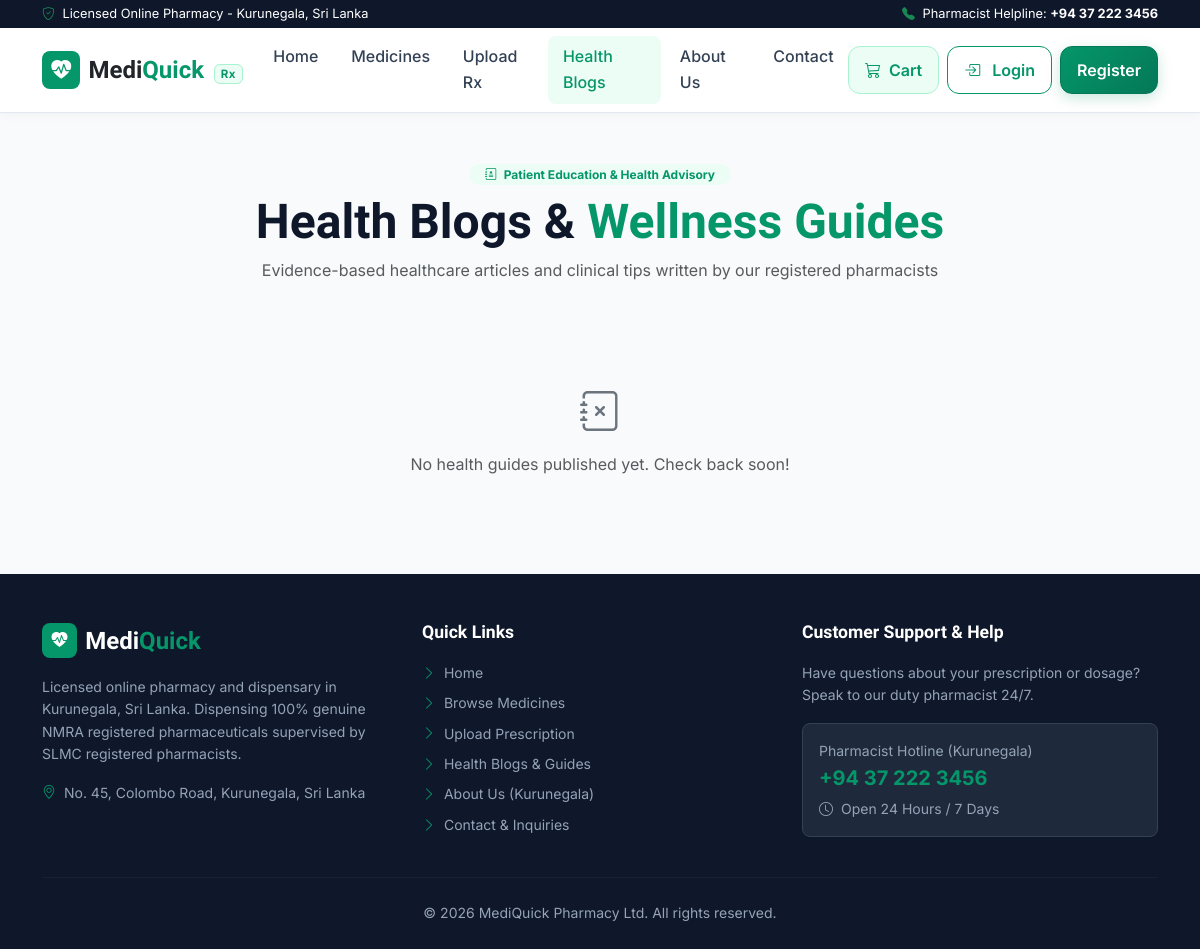
/blogs.php, run on an earlier commit of the app's database.
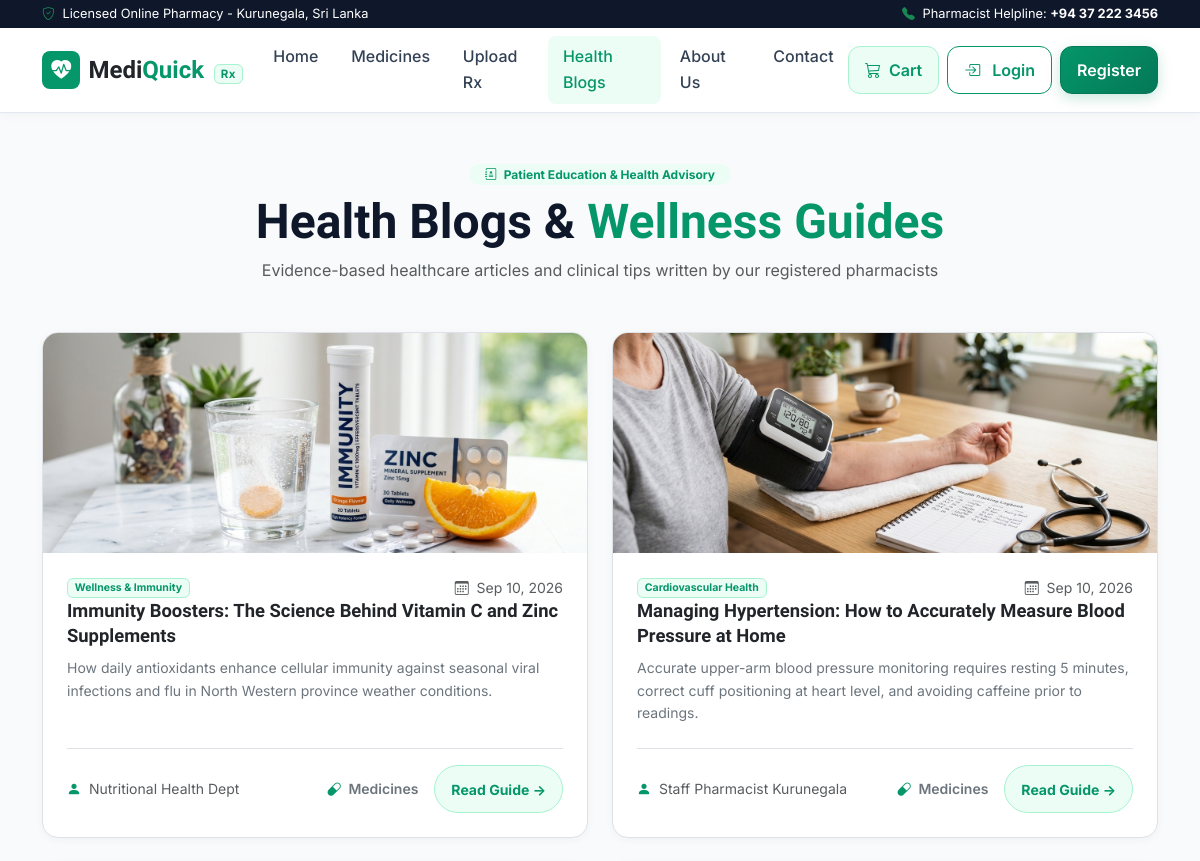
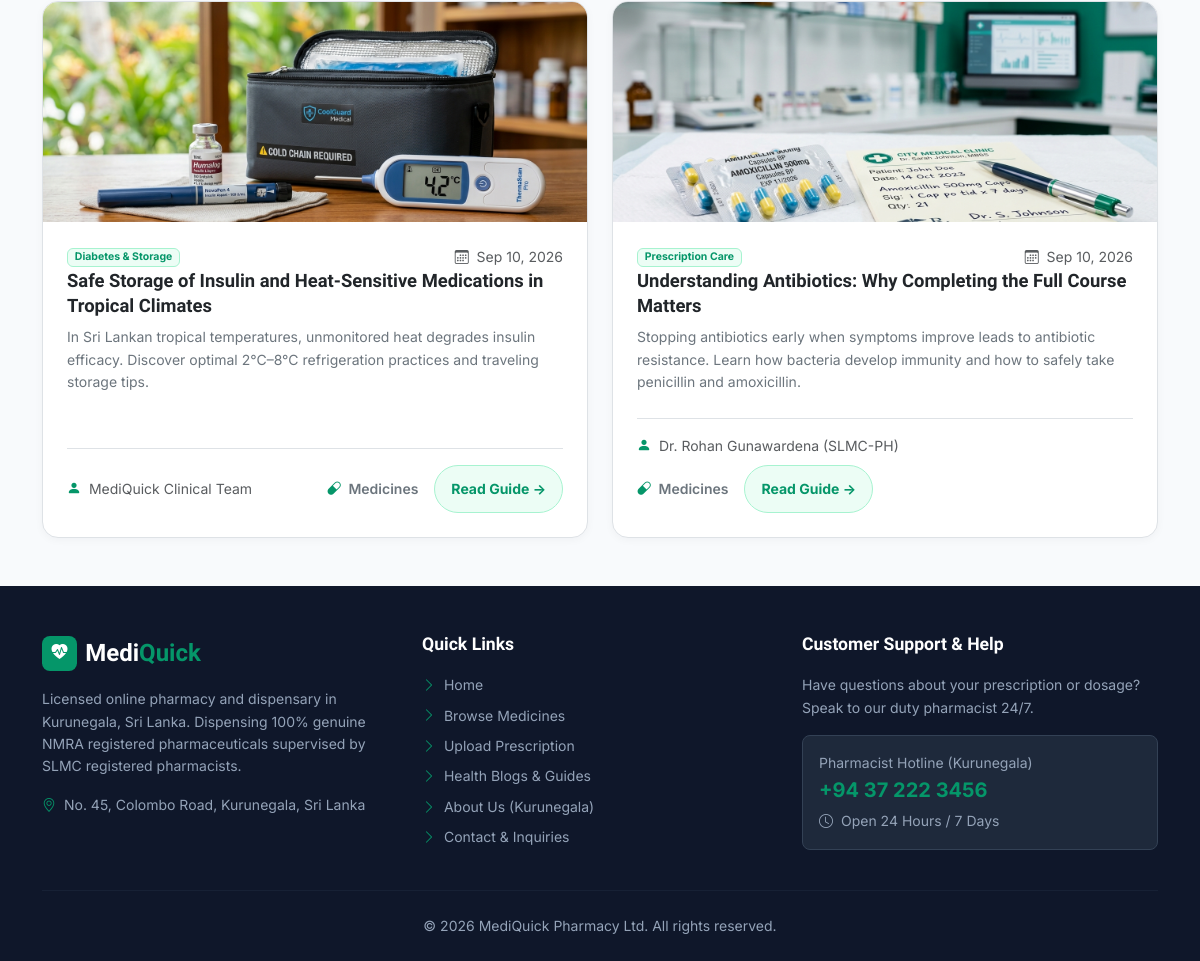
And on a later commit of the database (2 pictures, top to bottom).
### tables this page shows
CREATE TABLE IF NOT EXISTS `blogs` (
    `id` INT AUTO_INCREMENT PRIMARY KEY,
    `title` VARCHAR(255) NOT NULL,
    `category` VARCHAR(100) NOT NULL,
    `author` VARCHAR(150) NOT NULL DEFAULT 'MediQuick Pharmacist',
    `image` LONGTEXT NOT NULL,
    `summary` TEXT NOT NULL,
    `content` LONGTEXT NOT NULL,
    `views` INT DEFAULT 120,
    `created_at` TIMESTAMP DEFAULT CURRENT_TIMESTAMP
);

### blogs.php (the view, shortened to what this page needs)
<?php
require_once __DIR__ . '/config/db.php';
include_once __DIR__ . '/includes/header.php';
include_once __DIR__ . '/includes/navbar.php';
$blogsQuery = mysqli_query($conn, "SELECT * FROM blogs ORDER BY id DESC");
?>
<main class="py-5">
  <div class="container">
    <div class="text-center max-w-7xl mx-auto mb-5">
      <span class="badge bg-emerald-subtle text-emerald px-3 py-1.5 rounded-pill mb-2 fw-bold">
        <i class="bi bi-journal-medical me-1"></i> Patient Education & Health Advisory
      </span>
      <h1 class="display-5 fw-bold mb-2">Health Blogs & <span class="text-emerald">Wellness Guides</span></h1>
      <p class="text-muted">Evidence-based healthcare articles and clinical tips written by our registered pharmacists</p>
    </div>
    <div class="row g-4">
      <?php if ($blogsQuery && mysqli_num_rows($blogsQuery) > 0): ?>
        <?php while ($post = mysqli_fetch_assoc($blogsQuery)):
          $postImg = $post['image'];
          $postDate = date('M d, Y', strtotime($post['created_at']));
        ?>
          <div class="col-md-6 col-lg-6">
            <div class="card card-custom h-100 overflow-hidden bg-white d-flex flex-column border">
              <a href="blog-details.php?id=<?php echo $post['id']; ?>" class="d-block" style="height: 220px; overflow: hidden; background-color: #f8fafc;">
                <img src="<?php echo htmlspecialchars($postImg); ?>" alt="<?php echo htmlspecialchars($post['title']); ?>" style="width: 100%; height: 100%; object-fit: cover; transition: transform 0.3s ease;">
              </a>
              <div class="card-body p-4 d-flex flex-column">
                <div class="d-flex justify-content-between align-items-center mb-2.5 small text-muted">
                  <span class="badge bg-emerald-subtle text-emerald border border-emerald"><?php echo htmlspecialchars($post['category']); ?></span>
                  <span><i class="bi bi-calendar3 me-1"></i> <?php echo htmlspecialchars($postDate); ?></span>
                </div>
                <h4 class="fw-bold text-dark mb-2" style="font-size: 1.15rem; line-height: 1.35;">
                  <a href="blog-details.php?id=<?php echo $post['id']; ?>" class="text-dark text-decoration-none">
                    <?php echo htmlspecialchars($post['title']); ?>
                  </a>
                </h4>
                <p class="text-secondary small leading-relaxed mb-4">
                  <?php echo htmlspecialchars($post['summary']); ?>
                </p>
                <div class="mt-auto pt-3 border-top d-flex flex-wrap justify-content-between align-items-center gap-2 small">
                  <span class="text-muted"><i class="bi bi-person-fill text-emerald me-1"></i> <?php echo htmlspecialchars($post['author']); ?></span>
                  <div class="d-flex align-items-center gap-3">
                    <a href="blog-details.php?id=<?php echo $post['id']; ?>#related-medicines" class="text-secondary fw-semibold text-decoration-none" title="View Related Medicines">
                      <i class="bi bi-capsule text-emerald me-1"></i> Medicines
                    </a>
                    <a href="blog-details.php?id=<?php echo $post['id']; ?>" class="btn btn-sm btn-soft-emerald rounded-pill px-3 py-1 fw-bold">
                      Read Guide &rarr;
                    </a>
                  </div>
                </div>
              </div>
            </div>
          </div>
        <?php endwhile; ?>
      <?php else: ?>
        <div class="col-12 text-center py-5 text-muted">
          <i class="bi bi-journal-x fs-1 d-block mb-2 text-secondary"></i>
          No health guides published yet. Check back soon!
        </div>
      <?php endif; ?>
    </div>
  </div>
</main>
<?php include_once __DIR__ . '/includes/footer.php'; ?>

### includes/header.php (shortened to what this page needs)
<?php
if (!isset($basePath)) {
    $basePath = '';
}
?>
<!DOCTYPE html>
<html lang="en">
<head>
  <link href="https://cdn.jsdelivr.net/npm/bootstrap@5.3.3/dist/css/bootstrap.min.css" rel="stylesheet">
  <link rel="stylesheet" href="https://cdn.jsdelivr.net/npm/bootstrap-icons@1.11.3/font/bootstrap-icons.min.css">
  <link rel="stylesheet" href="<?php echo $basePath; ?>assets/css/style.css?v=<?php echo filemtime(__DIR__ . '/../assets/css/style.css'); ?>">
</head>
<body>

### includes/navbar.php (shortened to what this page needs)
<?php
$currentScript = basename($_SERVER['PHP_SELF']);
?>
<div class="py-1 px-3 bg-dark text-white text-center no-print" style="font-size: 0.8rem; background-color: #0f172a !important;">
  <div class="container d-flex justify-content-between align-items-center">
    <div>
      <i class="bi bi-shield-check text-success me-1"></i>
      <span>Licensed Online Pharmacy - Kurunegala, Sri Lanka</span>
    </div>
    <div class="d-none d-md-block">
      <i class="bi bi-telephone-fill text-success me-1"></i>
      <span>Pharmacist Helpline: <strong>+94 37 222 3456</strong></span>
    </div>
  </div>
</div>
<nav class="navbar navbar-expand-lg navbar-custom sticky-top">
  <div class="container">
    <a class="navbar-brand d-flex align-items-center gap-2" href="<?php echo $basePath; ?>index.php">
      <div class="rounded-3 d-flex align-items-center justify-content-center text-white" style="width: 2.4rem; height: 2.4rem; background-color: #059669;">
        <i class="bi bi-heart-pulse-fill fs-5"></i>
      </div>
      <div>
        <span class="fs-4 fw-bold text-dark font-heading">Medi<span class="text-emerald">Quick</span></span>
        <span class="navbar-brand-badge ms-1">Rx</span>
      </div>
    </a>
    <div class="collapse navbar-collapse d-none d-lg-flex" id="desktopNavbar">
      <ul class="navbar-nav mx-auto mb-2 mb-lg-0 gap-1">
        <li class="nav-item">
          <a class="nav-link <?php echo ($currentScript === 'index.php') ? 'active' : ''; ?>" href="<?php echo $basePath; ?>index.php">
            Home
          </a>
        </li>
        <li class="nav-item">
          <a class="nav-link <?php echo ($currentScript === 'shop.php' || $currentScript === 'product-details.php') ? 'active' : ''; ?>" href="<?php echo $basePath; ?>shop.php">
            Medicines
          </a>
        </li>
        <li class="nav-item">
          <a class="nav-link <?php echo ($currentScript === 'prescription.php') ? 'active' : ''; ?>" href="<?php echo $basePath; ?>prescription.php">
            Upload Rx
          </a>
        </li>
        <li class="nav-item">
          <a class="nav-link <?php echo ($currentScript === 'blogs.php') ? 'active' : ''; ?>" href="<?php echo $basePath; ?>blogs.php">
            Health Blogs
          </a>
        </li>
        <li class="nav-item">
          <a class="nav-link <?php echo ($currentScript === 'about.php') ? 'active' : ''; ?>" href="<?php echo $basePath; ?>about.php">
            About Us
          </a>
        </li>
        <li class="nav-item">
          <a class="nav-link <?php echo ($currentScript === 'contact.php') ? 'active' : ''; ?>" href="<?php echo $basePath; ?>contact.php">
            Contact
          </a>
        </li>
      </ul>
      <div class="d-flex align-items-center gap-2">
        <a href="<?php echo $basePath; ?>cart.php" class="btn btn-soft-emerald position-relative d-flex align-items-center gap-1.5 px-3 py-2">
          <i class="bi bi-cart3 fs-6"></i>
          <span class="fw-semibold">Cart</span>
        </a>
        <?php if (isset($_SESSION['user_id'])): ?>
          <div class="dropdown">
            <button class="btn btn-outline-emerald dropdown-toggle d-flex align-items-center gap-1.5 px-3 py-2" type="button" data-bs-toggle="dropdown" aria-expanded="false">
              <i class="bi bi-person-circle"></i>
              <span><?php echo htmlspecialchars($_SESSION['user_name'] ?? 'Account'); ?></span>
            </button>
            <ul class="dropdown-menu dropdown-menu-end shadow-sm border-0 mt-2">
              <li class="px-3 py-1 text-muted small">
                Signed in as <strong><?php echo htmlspecialchars($_SESSION['role'] ?? 'Customer'); ?></strong>
              </li>
              <li><hr class="dropdown-divider"></li>
              <li>
                <a class="dropdown-item d-flex align-items-center gap-2" href="<?php echo $basePath; ?>my-orders.php">
                  <i class="bi bi-bag-check text-emerald"></i> My Orders & Rx Status
                </a>
              </li>
              <?php if (isset($_SESSION['role']) && $_SESSION['role'] === 'admin'): ?>
                <li>
                  <a class="dropdown-item d-flex align-items-center gap-2" href="<?php echo $basePath; ?>admin/index.php">
                    <i class="bi bi-speedometer2 text-primary"></i> Admin Dashboard
                  </a>
                </li>
              <?php endif; ?>
              <li><hr class="dropdown-divider"></li>
              <li>
                <a class="dropdown-item d-flex align-items-center gap-2 text-danger" href="<?php echo $basePath; ?>logout.php">
                  <i class="bi bi-box-arrow-right"></i> Logout
                </a>
              </li>
            </ul>
          </div>
        <?php else: ?>
          <a href="<?php echo $basePath; ?>login.php" class="btn btn-outline-emerald px-3 py-2">
            <i class="bi bi-box-arrow-in-right me-1"></i> Login
          </a>
          <a href="<?php echo $basePath; ?>register.php" class="btn btn-emerald px-3 py-2">
            Register
          </a>
        <?php endif; ?>
      </div>
    </div>
  </div>
</nav>

### includes/footer.php (shortened to what this page needs)
<footer class="footer-custom mt-auto">
  <div class="container">
    <div class="row g-4">
      <div class="col-lg-4 col-md-6">
        <div class="d-flex align-items-center gap-2 mb-3">
          <div class="rounded-3 d-flex align-items-center justify-content-center text-white" style="width: 2.2rem; height: 2.2rem; background-color: #059669;">
            <i class="bi bi-heart-pulse-fill"></i>
          </div>
          <span class="fs-4 fw-bold text-white font-heading">Medi<span class="text-emerald">Quick</span></span>
        </div>
        <p class="small text-secondary-subtle">
          Licensed online pharmacy and dispensary in Kurunegala, Sri Lanka. Dispensing 100% genuine NMRA registered pharmaceuticals supervised by SLMC registered pharmacists.
        </p>
        <div class="small text-secondary-subtle">
          <i class="bi bi-geo-alt me-1 text-emerald"></i> No. 45, Colombo Road, Kurunegala, Sri Lanka
        </div>
      </div>
      <div class="col-lg-4 col-md-6">
        <h5>Quick Links</h5>
        <ul class="list-unstyled d-flex flex-column gap-2 small">
          <li><a href="<?php echo $basePath; ?>index.php"><i class="bi bi-chevron-right text-emerald me-1"></i> Home</a></li>
          <li><a href="<?php echo $basePath; ?>shop.php"><i class="bi bi-chevron-right text-emerald me-1"></i> Browse Medicines</a></li>
          <li><a href="<?php echo $basePath; ?>prescription.php"><i class="bi bi-chevron-right text-emerald me-1"></i> Upload Prescription</a></li>
          <li><a href="<?php echo $basePath; ?>blogs.php"><i class="bi bi-chevron-right text-emerald me-1"></i> Health Blogs & Guides</a></li>
          <li><a href="<?php echo $basePath; ?>about.php"><i class="bi bi-chevron-right text-emerald me-1"></i> About Us (Kurunegala)</a></li>
          <li><a href="<?php echo $basePath; ?>contact.php"><i class="bi bi-chevron-right text-emerald me-1"></i> Contact & Inquiries</a></li>
        </ul>
      </div>
      <div class="col-lg-4 col-md-12">
        <h5>Customer Support & Help</h5>
        <p class="small text-secondary-subtle mb-3">
          Have questions about your prescription or dosage? Speak to our duty pharmacist 24/7.
        </p>
        <div class="p-3 rounded-3 mb-3" style="background-color: #1e293b; border: 1px solid #334155;">
          <div class="small text-secondary-subtle">Pharmacist Hotline (Kurunegala)</div>
          <div class="fs-5 fw-bold text-emerald">+94 37 222 3456</div>
          <div class="small text-secondary-subtle mt-1"><i class="bi bi-clock me-1"></i> Open 24 Hours / 7 Days</div>
        </div>
      </div>
    </div>
    <hr class="my-4" style="border-color: #334155;">
    <div class="text-center small text-secondary-subtle">
      &copy; <?php echo date('Y'); ?> MediQuick Pharmacy Ltd. All rights reserved.
    </div>
  </div>
</footer>
</body>
</html>

### assets/css/style.css (style rules this page uses)
:root { --mq-primary: #059669; --mq-primary-hover: #047857; --mq-primary-dark: #064e3b; --mq-primary-light: #ecfdf5; --mq-primary-border: #a7f3d0; --mq-sky: #0ea5e9; --mq-sky-light: #f0f9ff; --mq-dark: #0f172a; --mq-slate: #334155; --mq-muted: #64748b; --mq-light-bg: #f8fafc; --mq-card-bg: #ffffff; --mq-border: #e2e8f0; --font-sans: 'Inter', -apple-system, BlinkMacSystemFont, 'Segoe UI', Roboto, sans-serif; --font-heading: 'Plus Jakarta Sans', 'Inter', sans-serif; }
body { font-family: var(--font-sans); background-color: var(--mq-light-bg); color: var(--mq-dark); line-height: 1.6; min-height: 100vh; display: flex; flex-direction: column; -webkit-font-smoothing: antialiased; -moz-osx-font-smoothing: grayscale; }
main { flex: 1 0 auto; }
h1, h2, h3, h4, h5, h6, .font-heading { font-family: var(--font-heading); font-weight: 700; color: var(--mq-dark); }
a { text-decoration: none; transition: all 0.2s ease-in-out; }
.navbar-custom { background-color: rgba(255, 255, 255, 0.96); backdrop-filter: blur(12px); -webkit-backdrop-filter: blur(12px); border-bottom: 1px solid var(--mq-border); box-shadow: 0 2px 10px rgba(15, 23, 42, 0.04); }
.navbar-brand-badge { background-color: #ecfdf5; color: #059669; font-size: 0.72rem; font-weight: 700; border: 1px solid #a7f3d0; border-radius: 6px; padding: 2px 6px; letter-spacing: 0.04em; }
.nav-link { font-weight: 500; color: var(--mq-slate) !important; padding: 0.5rem 0.9rem !important; border-radius: 8px; transition: all 0.2s ease; }
.nav-link:hover, .nav-link.active { color: var(--mq-primary) !important; background-color: var(--mq-primary-light); }
.btn-emerald { background: linear-gradient(135deg, #059669 0%, #047857 100%); color: #ffffff; border: 1px solid #047857; font-weight: 600; border-radius: 12px; min-height: 48px; padding: 0.65rem 1.4rem; display: inline-flex; align-items: center; justify-content: center; gap: 8px; box-shadow: 0 4px 14px rgba(5, 150, 105, 0.22); transition: all 0.2s cubic-bezier(0.16, 1, 0.3, 1); }
.btn-outline-emerald { color: var(--mq-primary); border: 1.5px solid var(--mq-primary); background-color: transparent; font-weight: 600; border-radius: 12px; min-height: 48px; padding: 0.65rem 1.4rem; display: inline-flex; align-items: center; justify-content: center; gap: 8px; transition: all 0.2s ease; }
.btn-soft-emerald { background-color: var(--mq-primary-light); color: var(--mq-primary); border: 1.5px solid var(--mq-primary-border); font-weight: 600; border-radius: 12px; min-height: 48px; padding: 0.65rem 1.4rem; display: inline-flex; align-items: center; justify-content: center; gap: 8px; transition: all 0.2s ease; }
.card-custom { background-color: #ffffff; border: 1px solid var(--mq-border); border-radius: 16px; box-shadow: 0 2px 8px rgba(15, 23, 42, 0.04); transition: transform 0.2s ease, box-shadow 0.2s ease; }
.footer-custom { background-color: #0f172a; color: #94a3b8; padding: 3rem 0 1.5rem; margin-top: auto; }
.footer-custom h5 { color: #ffffff; font-size: 1.1rem; margin-bottom: 1.2rem; }
.footer-custom a { color: #94a3b8; text-decoration: none; }
.text-emerald { color: var(--mq-primary) !important; }
.bg-emerald-subtle { background-color: var(--mq-primary-light) !important; }
.border-emerald { border-color: var(--mq-primary-border) !important; }

What changed in the data, as far as the page shows it:
added blogs: image (picture), category "Wellness & Immunity", created_at "Sep 10, 2026", title "Immunity Boosters: The Science Behind Vitamin C and Zinc Supplements", summary "How daily antioxidants enhance cellular immunity against seasonal viral infections and flu in North Western province weather conditions.", author "Nutritional Health Dept"
added blogs: image (picture), category "Cardiovascular Health", created_at "Sep 10, 2026", title "Managing Hypertension: How to Accurately Measure Blood Pressure at Home", summary "Accurate upper-arm blood pressure monitoring requires resting 5 minutes, correct cuff positioning at heart level, and avoiding caffeine prior to readings.", author "Staff Pharmacist Kurunegala"
added blogs: $post['id'] 2 (drawn), image (picture), category "Diabetes & Storage", created_at "Sep 10, 2026", title "Safe Storage of Insulin and Heat-Sensitive Medications in Tropical Climates", summary "In Sri Lankan tropical temperatures, unmonitored heat degrades insulin efficacy. Discover optimal 2°C–8°C refrigeration practices and traveling storage tips.", author "MediQuick Clinical Team"
added blogs: image (picture), category "Prescription Care", created_at "Sep 10, 2026", title "Understanding Antibiotics: Why Completing the Full Course Matters", summary "Stopping antibiotics early when symptoms improve leads to antibiotic resistance. Learn how bacteria develop immunity and how to safely take penicillin and amoxicillin.", author "Dr. Rohan Gunawardena (SLMC-PH)"
Also different on the page:
text no longer shown: "No health guides published yet. Check back soon!"
